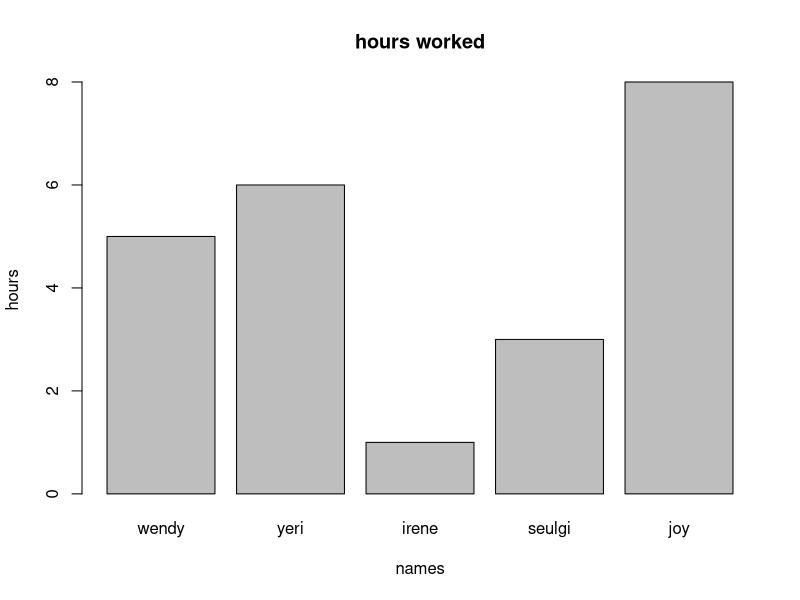

Here is the R script that generated this plot:
# Created on 
# Course work: 
# @author:
# Source:

# creating a bar chart syntax:
# barplot(values,xlab,ylab,main,names.arg,col)

# values: values used for the chart
# xlab: label used for the x axis
# ylab: label used for the y axis
# main: title of the bar chart
# names.arg: names appearing under each bar
# col: colour

values <- c(5,6,1,3,8)
name <- c("wendy","yeri","irene","seulgi","joy")

#  naming the file

jpeg(file = "sample_plot.jpg")

# plotting the graph
barplot(values, 
        xlab = "names",
        ylab = "hours", 
        main = "hours worked", 
        names.arg = name)
